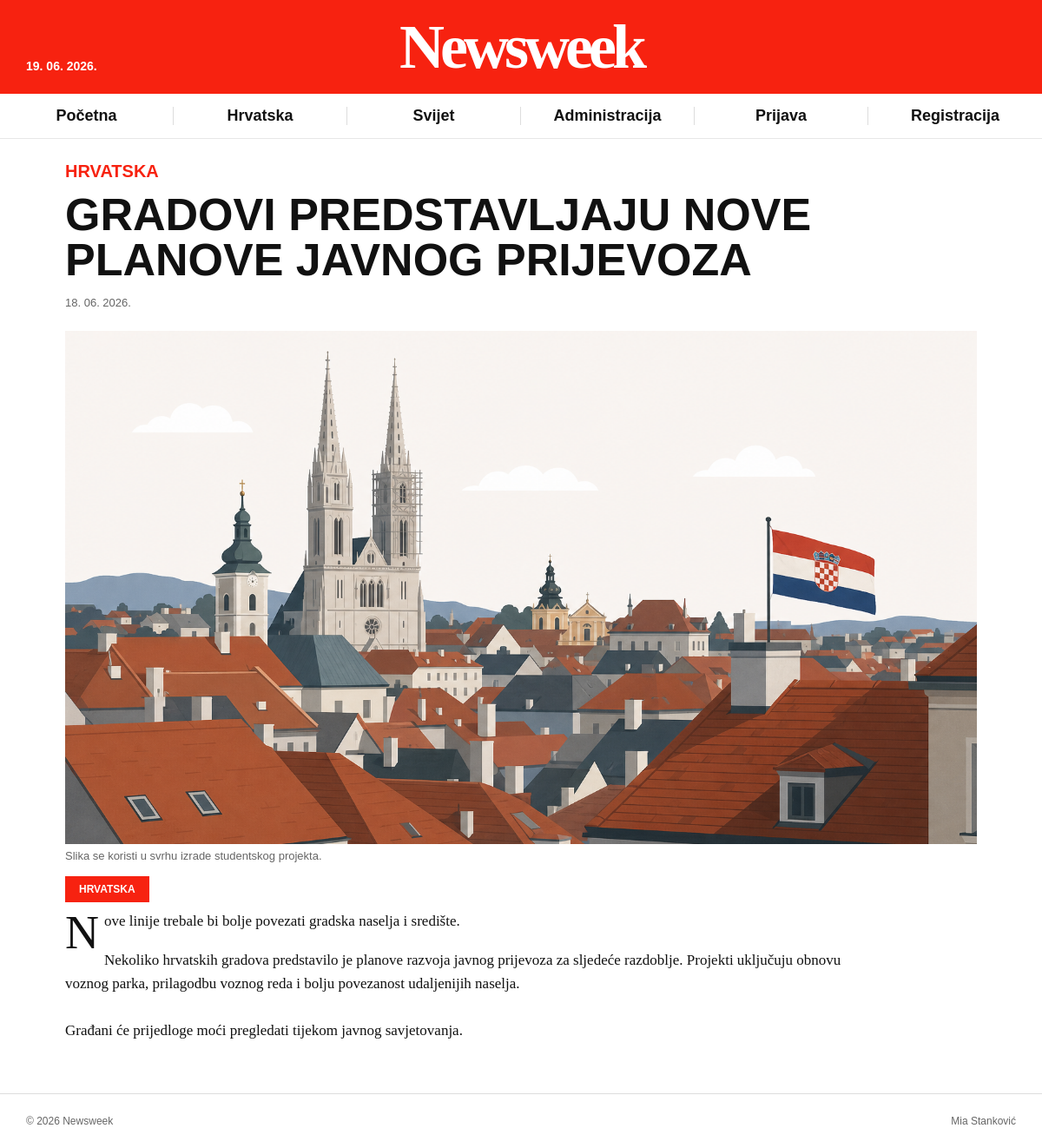
The app's page /clanak.php?id=2 with its own data.
### tables this page shows
CREATE TABLE kategorije (
    id INT UNSIGNED NOT NULL AUTO_INCREMENT,
    ime VARCHAR(50) NOT NULL,
    PRIMARY KEY (id),
    UNIQUE KEY uq_kategorije_ime (ime)
);

CREATE TABLE vijesti (
    id INT UNSIGNED NOT NULL AUTO_INCREMENT,
    naslov VARCHAR(100) NOT NULL,
    sazetak VARCHAR(100) NOT NULL,
    tekst TEXT NOT NULL,
    slika_url VARCHAR(255) NOT NULL,
    idKategorija INT UNSIGNED NOT NULL,
    arhiva TINYINT(1) NOT NULL DEFAULT 0,
    datum TIMESTAMP NOT NULL DEFAULT CURRENT_TIMESTAMP,
    PRIMARY KEY (id),
    KEY idx_vijesti_kategorija (idKategorija),
    CONSTRAINT fk_vijesti_kategorija
        FOREIGN KEY (idKategorija) REFERENCES kategorije (id)
        ON UPDATE CASCADE ON DELETE RESTRICT
);

### auth.php (called while the page is built, shortened)
<?php
function korisnikJePrijavljen(): bool
{
    return isset($_SESSION['korisnik_id']);
}
        ?>

### clanak.php (the view, shortened to what this page needs)
<?php
require_once 'connect.php';
$articleId = filter_input(INPUT_GET, 'id', FILTER_VALIDATE_INT);
$articleQuery = 'SELECT v.naslov, v.sazetak, v.tekst, v.slika_url, v.datum, k.ime AS kategorija
                 FROM vijesti v
                 JOIN kategorije k ON k.id = v.idKategorija
                 WHERE v.id = ? AND v.arhiva = 0';
$articleStatement = mysqli_prepare($dbc, $articleQuery);
mysqli_stmt_bind_param($articleStatement, 'i', $articleId);
mysqli_stmt_execute($articleStatement);
$articleResult = mysqli_stmt_get_result($articleStatement);
$article = mysqli_fetch_assoc($articleResult);
require 'header.php';
?>
<main class="article-content">
    <article class="article-detail">
        <header class="article-header">
            <p class="article-category"><?= htmlspecialchars($article['kategorija'], ENT_QUOTES, 'UTF-8') ?></p>
            <h1><?= htmlspecialchars($article['naslov'], ENT_QUOTES, 'UTF-8') ?></h1>
            <time datetime="<?= date('Y-m-d', strtotime($article['datum'])) ?>">
                <?= date('d. m. Y.', strtotime($article['datum'])) ?>
            </time>
        </header>
        <figure class="article-figure">
            <img src="<?= htmlspecialchars($article['slika_url'], ENT_QUOTES, 'UTF-8') ?>"
                 alt="<?= htmlspecialchars($article['naslov'], ENT_QUOTES, 'UTF-8') ?>">
            <figcaption>Slika se koristi u svrhu izrade studentskog projekta.</figcaption>
        </figure>
        <p class="category-label"><?= htmlspecialchars($article['kategorija'], ENT_QUOTES, 'UTF-8') ?></p>
        <div class="article-body">
            <p class="lead"><?= htmlspecialchars($article['sazetak'], ENT_QUOTES, 'UTF-8') ?></p>
            <p><?= nl2br(htmlspecialchars($article['tekst'], ENT_QUOTES, 'UTF-8')) ?></p>
        </div>
    </article>
</main>
<?php require 'footer.php'; ?>

### header.php (shortened to what this page needs)
<?php
require_once 'auth.php';
$navigationCategories = mysqli_query($dbc, 'SELECT id, ime FROM kategorije ORDER BY id');
?>
<!DOCTYPE html>
<html lang="hr">
<head>
    <link rel="stylesheet" href="assets/css/style.css">
</head>
<body>
    <div class="site-wrapper">
        <header class="site-header">
            <div class="masthead">
                <time datetime="<?= date('Y-m-d') ?>"><?= date('d. m. Y.') ?></time>
                <a class="logo" href="index.php" aria-label="Newsweek početna stranica">Newsweek</a>
            </div>
            <nav class="main-navigation" aria-label="Glavna navigacija">
                <a href="index.php">Početna</a>
                <?php while ($navigationCategory = mysqli_fetch_assoc($navigationCategories)): ?>
                    <a href="kategorija.php?id=<?= $navigationCategory['id'] ?>">
                        <?= htmlspecialchars($navigationCategory['ime'], ENT_QUOTES, 'UTF-8') ?>
                    </a>
                <?php endwhile; ?>
                <a href="administracija.php">Administracija</a>
                <?php if (korisnikJePrijavljen()): ?>
                    <a href="odjava.php">Odjava</a>
                <?php else: ?>
                    <a href="prijava.php">Prijava</a>
                    <a href="registracija.php">Registracija</a>
                <?php endif; ?>
            </nav>
        </header>

### assets/css/style.css (style rules this page uses)
:root { --newsweek-red: #f72210; --page-background: #f4f5f6; --content-background: #ffffff; --text-color: #111111; --muted-text: #666666; --border-color: #dddddd; --content-width: 1310px; }
* { box-sizing: border-box; }
body { margin: 0; background: var(--page-background); color: var(--text-color); font-family: Arial, Helvetica, sans-serif; }
img { display: block; max-width: 100%; }
a { color: inherit; }
.site-wrapper { width: min(100%, var(--content-width)); min-height: 100vh; margin: 0 auto; background: var(--content-background); }
.masthead { position: relative; min-height: 94px; padding: 18px 30px; background: var(--newsweek-red); color: #ffffff; }
.masthead time { position: absolute; left: 30px; bottom: 24px; font-size: 14px; font-weight: 700; }
.logo { display: block; width: max-content; margin: 0 auto; color: #ffffff; font-family: Georgia, "Times New Roman", serif; font-size: clamp(52px, 6vw, 74px); font-weight: 900; line-height: 1; letter-spacing: -5px; text-decoration: none; }
.main-navigation { display: grid; grid-template-columns: repeat(auto-fit, minmax(140px, 1fr)); border-bottom: 1px solid #e7e7e7; }
.main-navigation a { margin: 15px 0; border-right: 1px solid var(--border-color); font-family: "Arial Narrow", Arial, sans-serif; font-size: 18px; font-weight: 700; text-align: center; text-decoration: none; }
.main-navigation a:last-child { border-right: 0; }
.article-content { padding: 26px 30px 40px; }
.article-detail { max-width: 1050px; margin: 0 auto; }
.article-header { margin-bottom: 24px; }
.article-category { margin: 0 0 12px; color: var(--newsweek-red); font-family: "Arial Narrow", Arial, sans-serif; font-size: 20px; font-weight: 700; text-transform: uppercase; }
.article-header h1 { max-width: 1000px; margin: 0 0 14px; font-family: "Arial Narrow", Arial, sans-serif; font-size: clamp(34px, 5vw, 52px); line-height: 1; text-transform: uppercase; }
.article-header time, .article-figure figcaption { color: var(--muted-text); font-size: 13px; }
.article-figure { margin: 0; }
.article-figure img { width: 100%; aspect-ratio: 16 / 9; object-fit: cover; }
.article-figure figcaption { margin-top: 6px; }
.category-label { display: inline-block; margin: 16px 0 8px; padding: 8px 16px; background: var(--newsweek-red); color: #ffffff; font-size: 12px; font-weight: 700; text-transform: uppercase; }
.article-body { max-width: 900px; font-family: Georgia, "Times New Roman", serif; font-size: 17px; line-height: 1.6; }
.article-body p { margin: 0 0 18px; }
.article-body .lead::first-letter { float: left; margin: 7px 6px 0 0; font-size: 54px; line-height: 0.75; }

### records on screen
kategorije: ime "Hrvatska"
kategorije: ime "Svijet"
vijesti: idKategorija.ime "HRVATSKA", naslov "GRADOVI PREDSTAVLJAJU NOVE PLANOVE JAVNOG PRIJEVOZA", datum "18. 06. 2026.", slika_url (picture), sazetak "Nove linije trebale bi bolje povezati gradska naselja i središte.", tekst "Nekoliko hrvatskih gradova predstavilo je planove razvoja javnog prijevoza za sljedeće razdoblje. Projekti uključuju obnovu voznog parka, prilagodbu voznog reda i bolju povezanost udaljenijih naselja. Građani će prijedloge moći pregledati tijekom javnog savjetovanja."
